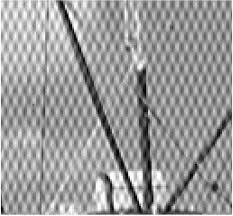
#> input picture repetitiveNoiseImage3.jpg, 233 x 216 px
$ jupyter execute --allow-errors 2440007226_ASSIGNMENT_02_COMP7116001.ipynb   (shell and % lines are left out)
#> lines starting #> are read from the running program, lines starting #| are printed output that depends on the picture
<a href="https://colab.research.google.com/github/edotheepic/ComVis/blob/main/2440007226_ASSIGNMENT_02_COMP7116001.ipynb" target="_parent"></a>

Name : Eduardo Brilliandy

NIM  : 2440007226

### IMPORT LIBRARIES & IMAGES

[cell 1]
import numpy as np
import cv2 as cv
import matplotlib.pyplot as plt

### READ IMAGE

#### Read & Show image raw image

[cell 2]
#Read Image in grayscale
img = cv.imread('image6.jpg', 0)

#Show raw image
#> (the rest of this cell did not finish here and is left out)

#### Convert image to frequency domain using Fourier Transform (`fft2()`)

#> (a cell that did not finish here is left out)

#### Shift the low frequency from the edge to the center using `fftshift()`

#> (a cell that did not finish here is left out)

### LOW PASS FILTERING

#### Create Gaussian Low Pass Filter

>M,N is the size of the image
>
>LPF is the filter that will be applied to the image
>
>D0 is the size of the filter, smaller value will create a more blurry image

#> (a cell that did not finish here is left out)

####Apply Low pass filtering to image

#> (a cell that did not finish here is left out)

#### Reverse shift the low frequencies back to the edges using `ifftshift()`

#> (a cell that did not finish here is left out)

#### Convert the image back to the spatial domain using inverse fourier transform (`ifft2()`)

#> (a cell that did not finish here is left out)

#### Compare Original & Filtered Image

[cell 9]
plt.figure(1, (8, 8))

plt.subplot(2, 2, 1)
#> (the rest of this cell did not finish here and is left out)

### HIGH PASS FILTERING

#### Create Gaussian High Pass Filter

To create a high pass filter, use formula `High Pass Filter = 1 - Low Pass Filter`

#> (a cell that did not finish here is left out)

#### Apply High Pass filtering to image

#> (a cell that did not finish here is left out)

#### Convert the image back

#> (a cell that did not finish here is left out)

#### Compare Original & Filtered Image

[cell 13]
plt.figure(2, (8, 8))

plt.subplot(2, 2, 1)
#> (the rest of this cell did not finish here and is left out)

### BUTTERWORTH NOTCH FILTERING

#### Read Image with repetitive noise

[cell 14]
#Read image
noisy_img = cv.imread('repetitiveNoiseImage3.jpg', 0)
#> noisy_img is the input picture: shape (216, 233); min 0, max 255, mean 154.8

#Show image
plt.imshow(noisy_img, cmap='gray')
plt.axis('off')
plt.show()

#### Convert image to frequency domain

[cell 15]
#Apply fourier transform
noisy_img_f = np.fft.fft2(noisy_img)

#Shift low frequency to center
noisy_img_fshift = np.fft.fftshift(noisy_img_f)

#Show transformed image
plt.imshow(np.log1p(abs(noisy_img_fshift)), cmap='gray')
plt.axis('off')
plt.show()
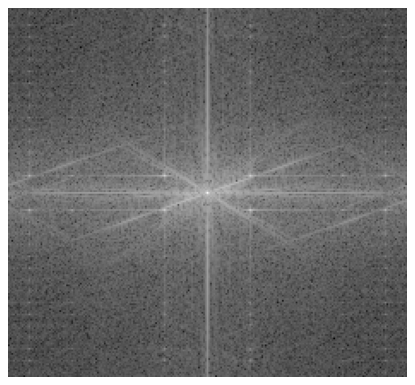
#> figure drawn by matplotlib, 1 panel

#### Create Function for creating butterworth notch filter

>`P,Q` = shape of image
>
>`H` = variable to store the filter
>
>`n` = order of the filter

[cell 16]
def butterworth_notch_filter(img_shape, D0, u_k, v_k):
    P, Q = img_shape
    H = np.zeros((P, Q))
    n = 1
    for u in range(0, P):
        for v in range(0, Q):
            # Get euclidean distance from point (u,v) to (u_k,v_k)
            D = np.sqrt((u - P / 2 - u_k) ** 2 + (v - Q / 2 - v_k) ** 2)

            # butterworth filter formula
            H[u, v] = (1.0 / (1 + (D0/D)**(2*n)))
    return H

#### Create & apply the Butterworth Notch Filter

Call `butterworth_notch_filter(img_shape, D0, u_k, v_k)` for every frequency peak in the image (can be seen as bright white spots)

>`img_shape` = size of the image
>
>`D0` = size of the filter
>
>`u_k` = y coordinate value of the filter
>
>`v_k` = x coordinate value of the filter

[cell 17]
#get shape of image
img_shape = noisy_img.shape
#> img_shape = (216, 233)

#create an individual filter for each frequency peak that needs to be filtered
H1 = butterworth_notch_filter(img_shape, 5, 10, 25)
#> after the loop in butterworth_notch_filter, `for u in range(0, P):`:
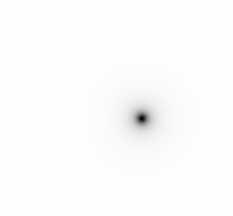
#> H: shape (216, 233) float64; min 0.0099, max 0.999, mean 0.99
H2 = butterworth_notch_filter(img_shape, 5, 10, -25)
#> call 2 of butterworth_notch_filter, with img_shape = (216, 233), D0 = 5, u_k = 10, v_k = -25
#> after the loop in butterworth_notch_filter (call 2), `for u in range(0, P):`:
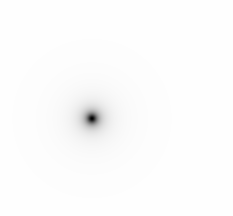
#> H: shape (216, 233) float64; min 0.0099, max 0.999, mean 0.99
H3 = butterworth_notch_filter(img_shape, 5, -10, 25)
H4 = butterworth_notch_filter(img_shape, 5, -10, -25)

#Combine the individual filters
NotchFilter = H1*H2*H3*H4

#Apply filter to image
NF_noisy_img_fshift = noisy_img_fshift * NotchFilter

plt.imshow(np.log1p(abs(NF_noisy_img_fshift)), cmap='gray')
plt.axis('off')
plt.show()

#### Convert the image back

[cell 18]
#Convert image back
NF_noisy_img_f = np.fft.ifftshift(NF_noisy_img_fshift)
NF_noisy_img = np.fft.ifft2(NF_noisy_img_f)

#Show filtered image
plt.imshow(np.log1p(abs(NF_noisy_img)), cmap='gray')
plt.axis('off')
plt.show()
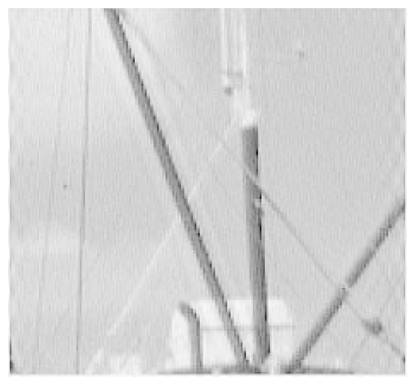
#> figure drawn by matplotlib, 1 panel

#### Compare Original & Filtered Image

[cell 19]
plt.figure(3, (8, 8))

plt.subplot(2, 2, 1)
plt.imshow(noisy_img, cmap='gray')
plt.title('Original Noisy Image')
plt.axis('off')

plt.subplot(2, 2, 2)
plt.imshow(np.log1p(abs(noisy_img_fshift)), cmap='gray')
plt.title('Fourier Spectrum of \n Original Noisy Image')
plt.axis('off')

plt.subplot(2, 2, 3)
plt.imshow(np.log1p(abs(NF_noisy_img)), cmap='gray')
plt.title('Noisy Image with Butterworth \n Notch Pass Filter')
plt.axis('off')

plt.subplot(2, 2, 4)
plt.imshow(np.log1p(abs(NF_noisy_img_fshift)), cmap='gray')
plt.title('Fourier Spectrum of Noisy Image \n with Butterworth Notch Filter')
plt.axis('off')

plt.show()
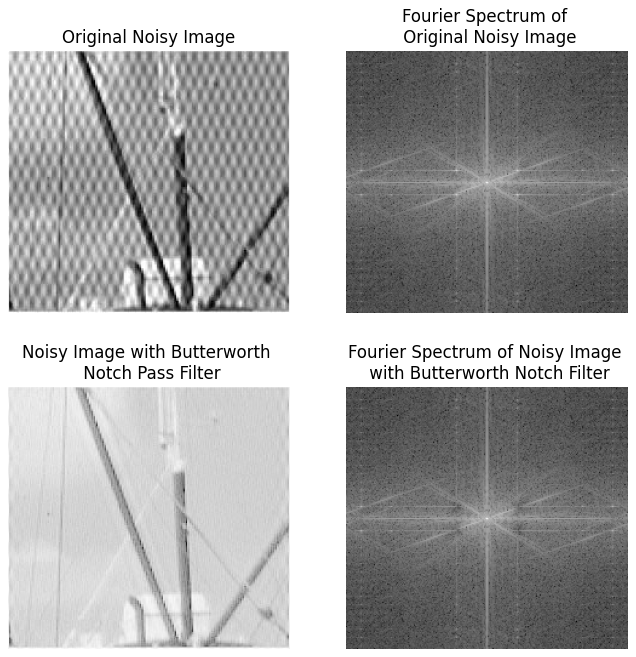
#> figure drawn by matplotlib, 4 panels

$ run again, with repetitiveNoiseImage2.jpg copied over repetitiveNoiseImage3.jpg
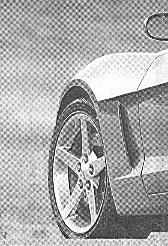
#> input picture repetitiveNoiseImage2.jpg, 168 x 246 px
#> noisy_img is the input picture: shape (246, 168); min 0, max 255, mean 169.6
#> after the loop in butterworth_notch_filter (call 4), `for u in range(0, P):`:
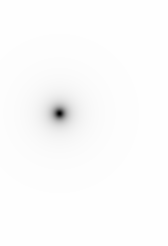
#> H: shape (246, 168) float64; min 0, max 0.999, mean 0.988
#> `plt.show()`:
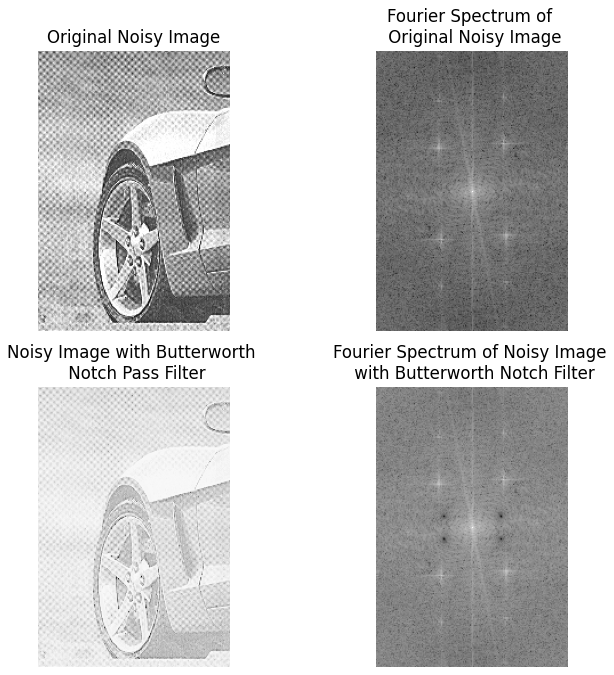
#> figure drawn by matplotlib, 4 panels

$ run again, with image1.jpg copied over repetitiveNoiseImage3.jpg
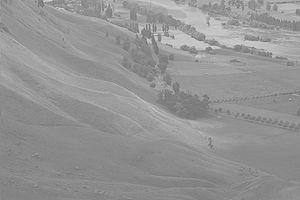
#> input picture image1.jpg, 300 x 200 px
#> noisy_img is the input picture: shape (200, 300); min 94, max 231, mean 147.7
#> after the loop in butterworth_notch_filter (call 2), `for u in range(0, P):`:
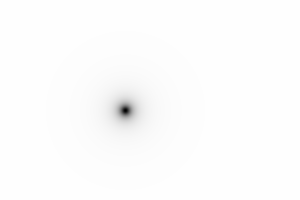
#> H: shape (200, 300) float64; min 0, max 0.999, mean 0.991
#> `plt.show()`:
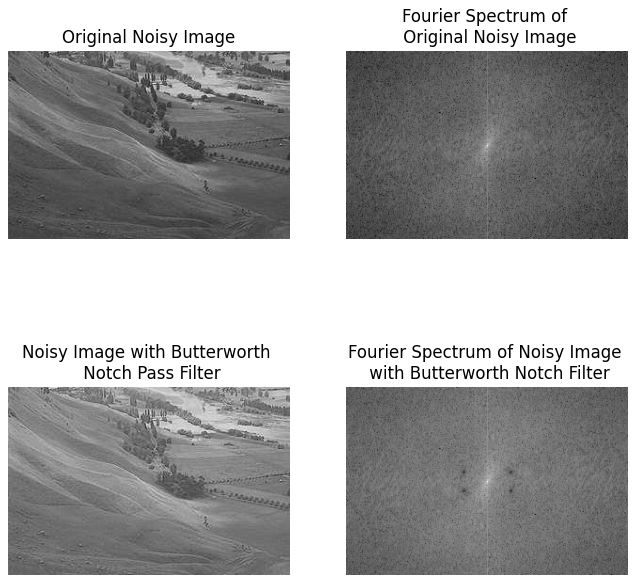
#> figure drawn by matplotlib, 4 panels
